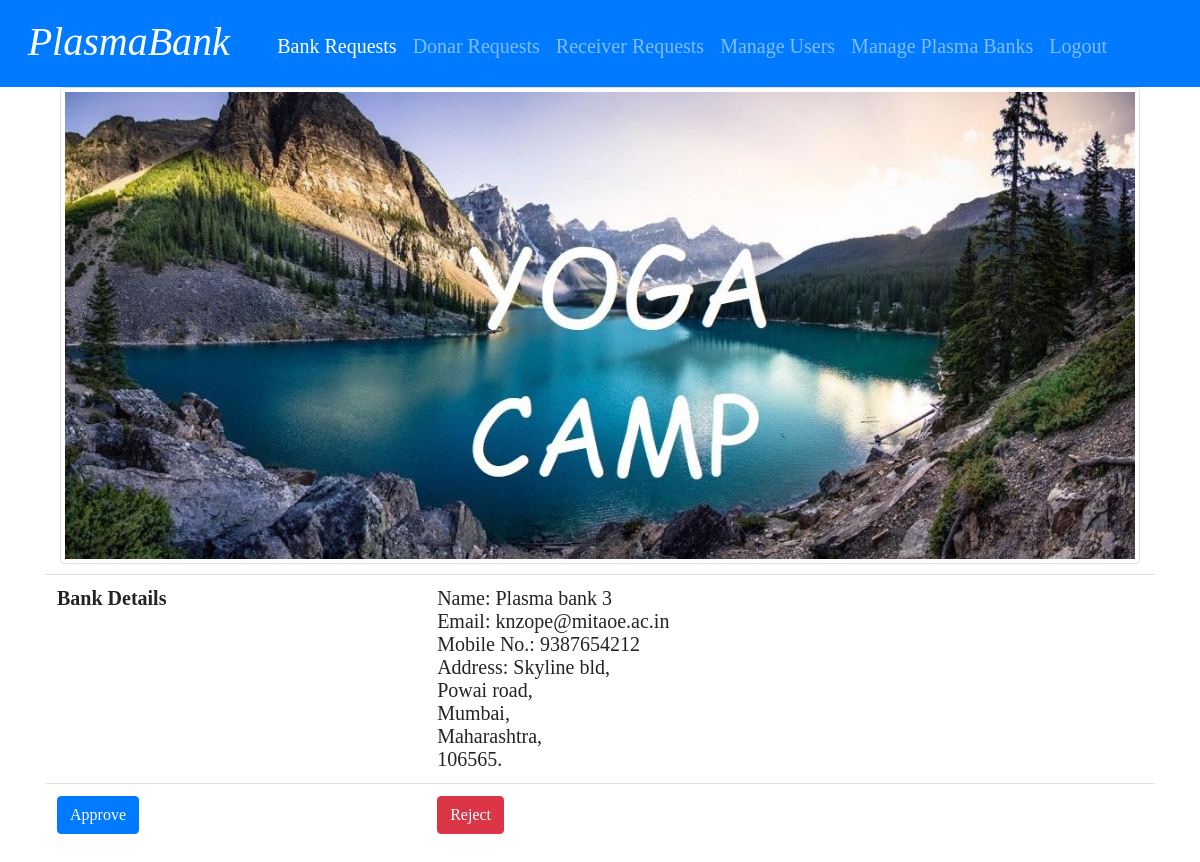
The app's page /admin/plasma_bank_request.php with its own data.
### tables this page shows
CREATE TABLE `organizational_user` (
  `org_id` int(50) NOT NULL,
  `pbname` varchar(50) NOT NULL,
  `email` varchar(50) NOT NULL,
  `phone` varchar(50) NOT NULL,
  `password` varchar(50) NOT NULL,
  `addressline1` varchar(255) NOT NULL,
  `addressline2` varchar(255) NOT NULL,
  `city` varchar(50) NOT NULL,
  `state` varchar(50) NOT NULL,
  `pincode` int(50) NOT NULL,
  `approvalfile` varchar(255) NOT NULL,
  `checkedtoken` varchar(255) NOT NULL,
  `initialtoken` varchar(255) NOT NULL,
  `approval_status` int(50) NOT NULL
);

### admin/plasma_bank_request.php (the view, shortened to what this page needs)
<html>
    <head>
        <link rel="stylesheet" type="text/css" href="stylesheet.css">
        <link rel="stylesheet" type="text/css" href="stylesheet.css">
        <link rel="stylesheet" type="text/css" href="stylesheet.css">
        <link rel="stylesheet" href="https://stackpath.bootstrapcdn.com/bootstrap/4.5.0/css/bootstrap.min.css">
    </head>
    <body>
    <nav class="navbar navbar-expand-lg navbar-dark bg-primary">
            <div class="navbar-brand"><h1><I>PlasmaBank</I></h1></div>
            <div class="collapse navbar-collapse" id="navbarColor01">
              <ul class="navbar-nav mr-auto">
              <li class="nav-item">
                  <a class="nav-link active"  href="plasma_bank_request.php">Bank Requests</a>
                </li>
                <li class="nav-item">
                  <a class="nav-link"  href="donar_request.php">Donar Requests</a>
                </li>
                <li class="nav-item">
                  <a class="nav-link"  href="receiver_request.php">Receiver Requests</a>
                </li>
                <li class="nav-item">
                  <a class="nav-link"  href="search_users.php">Manage Users</a>
                </li>
                <li class="nav-item">
                  <a class="nav-link"  href="search_plasmabank.php">Manage Plasma Banks</a>
                </li>
                <li class="nav-item">
                  <a class="nav-link" href="handler_admin.php?req=logout">Logout</a>
                </li>
              </ul>
            </div>
          </nav>
          <?php
                $db=new database();
                $conn=$db->connect();
                $sql="SELECT * FROM organizational_user WHERE approval_status=0;";
                $result=mysqli_query($conn,$sql);
                if($result==true)
                {
                    if(mysqli_num_rows($result)>0)
                    {
                        echo "<div class='container' id='i2'>";
                        while($row=mysqli_fetch_assoc($result))
                      {
                          echo "<table id='table' class='table table-hover'>
                          <tr>
                            <th>Bank Details</th>
                            <td>
                              Name: $row[pbname]<br>
                              Email: $row[email]<br>
                              Mobile No.: $row[phone]<br>
                              Address: $row[addressline1],<br>
                              $row[addressline2],<br>
                              $row[city],<br>
                              $row[state],<br>
                              $row[pincode].<br>
                            </td>
                          </tr>
                            <tr>
                                <div class='container text-center'>
                                    <img class='img-thumbnail' alt='Responsive image' src='../organization/Approval_plasma_bank_upload/$row[approvalfile]'>
                                </div>
                            </tr>
                            <tr>
                              <td><a href='handler_admin.php?req=bank_approve&token=$row[initialtoken]'><input type='button' class='btn btn-primary' value='Approve'></a></td>
                              <td><a href='handler_admin.php?req=bank_reject&token=$row[initialtoken]'><input type='button' class='btn btn-danger' value='Reject'></td>
                            </tr>
                          </table>";
                        }
                        echo "</div>";
                    }
                    else{
                      echo "<div class='container' id='i2'><p><h1 class='text-center'>No Bank Requests.</h1></p></div>";
                    }
                  }
                else
                {
                  echo "<div class='container' id='i2'><p><h1 class='text-center'>Error Occured Please try again later.</h1></p></div>";
                }
            ?>
    </body>
</html>

### admin/stylesheet.css (style rules this page uses)
body { font-size: 20px; background-color: rgb(240,240,240); font-family: arial, sans-serif; margin: 25px; }
h1 { font-size: 50px; font-weight: normal; margin-top: 5px; }
nav > div { font-size: 20px; font-weight: normal; margin-top: 5px; padding: 0% 1% 0% 1%; display: inline-block; }

### admin/plasma_bank_request.php (style rules this page uses)
body { font-family: 'Times New Roman', Times, serif; }
#table { margin-top: 10px; }
#table th { font-size: 20px; align-items: center; justify-content: center; }
#table td { font-size: 20px; align-items: center; justify-content: center; }

### records on screen
organizational_user: pbname "Plasma bank 3", email "knzope@mitaoe.ac.in", phone "9387654212", addressline1 "Skyline bld", addressline2 "Powai road", city "Mumbai", state "Maharashtra", pincode "106565", approvalfile (picture)
